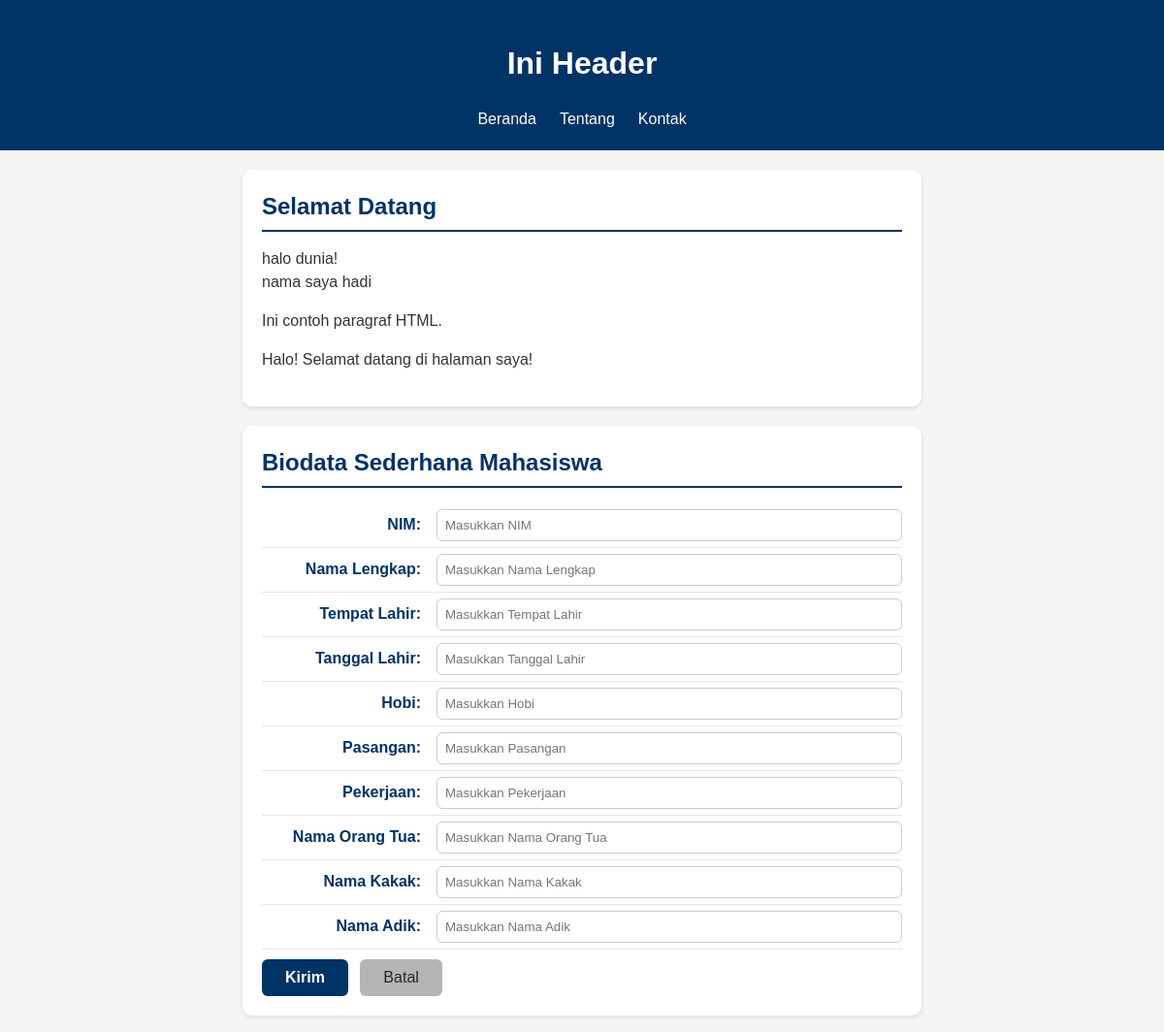
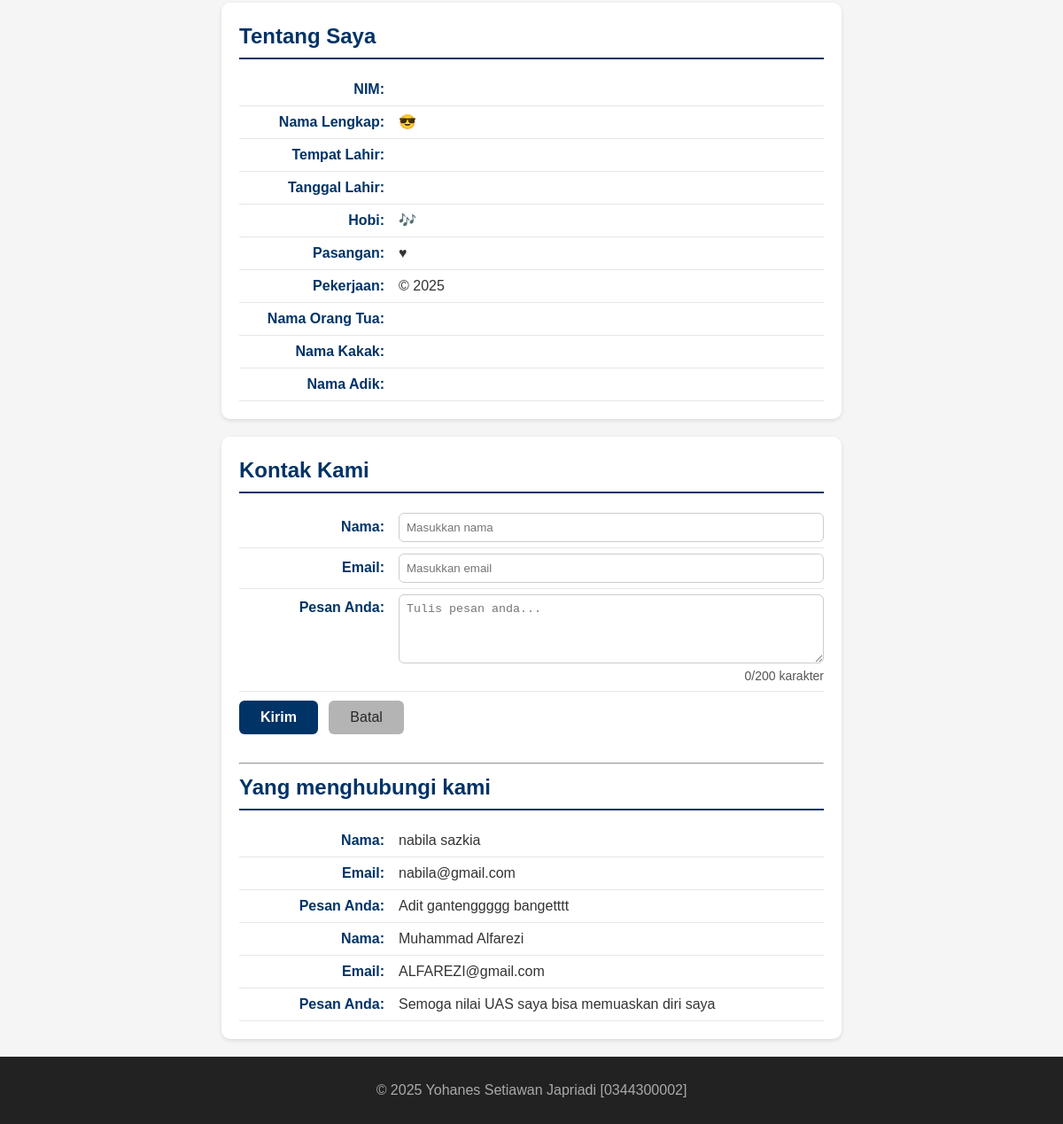
The page / on the database its author committed (2 pictures, top to bottom).
### tables this page shows
CREATE TABLE `tbl_tamu` (
  `cid` int(11) NOT NULL,
  `cnama` varchar(100) DEFAULT NULL,
  `cemail` varchar(100) DEFAULT NULL,
  `cpesan` text
);

### fungsi.php (the view, shortened to what this page needs)
<?php
function bersihkan($str)
{
  return htmlspecialchars(trim($str));
}
function tampilkanBiodata($conf, $arr)
{
  $html = "";
  foreach ($conf as $k => $v) {
    $label = $v["label"];
    $nilai = bersihkan($arr[$k] ?? '');
    $suffix = $v["suffix"];
    $html .= "<p><strong>{$label}</strong> {$nilai}{$suffix}</p>";
  }
  return $html;
}

### index.php (shortened to what this page needs)
<?php
require_once __DIR__ . '/fungsi.php';
?>
<!DOCTYPE html>
<html lang="en">
<head>
  <link rel="stylesheet" href="style.css">
</head>
<body>
  <header>
    <h1>Ini Header</h1>
    <nav>
      <ul>
        <li><a href="#home">Beranda</a></li>
        <li><a href="#about">Tentang</a></li>
        <li><a href="#contact">Kontak</a></li>
      </ul>
    </nav>
  </header>
  <main>
    <section id="home">
      <h2>Selamat Datang</h2>
      <?php
      echo "halo dunia!<br>";
      echo "nama saya hadi";
      ?>
      <p>Ini contoh paragraf HTML.</p>
    </section>
    <section id="biodata">
      <h2>Biodata Sederhana Mahasiswa</h2>
      <form action="proses.php" method="POST">
        <label for="txtNim"><span>NIM:</span>
          <input type="text" id="txtNim" name="txtNim" placeholder="Masukkan NIM" required>
        </label>
        <label for="txtNmLengkap"><span>Nama Lengkap:</span>
          <input type="text" id="txtNmLengkap" name="txtNmLengkap" placeholder="Masukkan Nama Lengkap" required>
        </label>
        <label for="txtT4Lhr"><span>Tempat Lahir:</span>
          <input type="text" id="txtT4Lhr" name="txtT4Lhr" placeholder="Masukkan Tempat Lahir" required>
        </label>
        <label for="txtTglLhr"><span>Tanggal Lahir:</span>
          <input type="text" id="txtTglLhr" name="txtTglLhr" placeholder="Masukkan Tanggal Lahir" required>
        </label>
        <label for="txtHobi"><span>Hobi:</span>
          <input type="text" id="txtHobi" name="txtHobi" placeholder="Masukkan Hobi" required>
        </label>
        <label for="txtPasangan"><span>Pasangan:</span>
          <input type="text" id="txtPasangan" name="txtPasangan" placeholder="Masukkan Pasangan" required>
        </label>
        <label for="txtKerja"><span>Pekerjaan:</span>
          <input type="text" id="txtKerja" name="txtKerja" placeholder="Masukkan Pekerjaan" required>
        </label>
        <label for="txtNmOrtu"><span>Nama Orang Tua:</span>
          <input type="text" id="txtNmOrtu" name="txtNmOrtu" placeholder="Masukkan Nama Orang Tua" required>
        </label>
        <label for="txtNmKakak"><span>Nama Kakak:</span>
          <input type="text" id="txtNmKakak" name="txtNmKakak" placeholder="Masukkan Nama Kakak" required>
        </label>
        <label for="txtNmAdik"><span>Nama Adik:</span>
          <input type="text" id="txtNmAdik" name="txtNmAdik" placeholder="Masukkan Nama Adik" required>
        </label>
        <button type="submit">Kirim</button>
        <button type="reset">Batal</button>
      </form>
    </section>
    <?php
    $biodata = $_SESSION["biodata"] ?? [];
    $fieldConfig = [
      "nim" => ["label" => "NIM:", "suffix" => ""],
      "nama" => ["label" => "Nama Lengkap:", "suffix" => " &#128526;"],
      "tempat" => ["label" => "Tempat Lahir:", "suffix" => ""],
      "tanggal" => ["label" => "Tanggal Lahir:", "suffix" => ""],
      "hobi" => ["label" => "Hobi:", "suffix" => " &#127926;"],
      "pasangan" => ["label" => "Pasangan:", "suffix" => " &hearts;"],
      "pekerjaan" => ["label" => "Pekerjaan:", "suffix" => " &copy; 2025"],
      "ortu" => ["label" => "Nama Orang Tua:", "suffix" => ""],
      "kakak" => ["label" => "Nama Kakak:", "suffix" => ""],
      "adik" => ["label" => "Nama Adik:", "suffix" => ""],
    ];
    ?>
    <section id="about">
      <h2>Tentang Saya</h2>
      <?= tampilkanBiodata($fieldConfig, $biodata) ?>
    </section>
    <section id="contact">
      <h2>Kontak Kami</h2>
      <form action="proses.php" method="POST">
        <label for="txtNama"><span>Nama:</span>
          <input type="text" id="txtNama" name="txtNama" placeholder="Masukkan nama" required autocomplete="name">
        </label>
        <label for="txtEmail"><span>Email:</span>
          <input type="email" id="txtEmail" name="txtEmail" placeholder="Masukkan email" required autocomplete="email">
        </label>
        <label for="txtPesan"><span>Pesan Anda:</span>
          <textarea id="txtPesan" name="txtPesan" rows="4" placeholder="Tulis pesan anda..." required></textarea>
          <small id="charCount">0/200 karakter</small>
        </label>
        <button type="submit">Kirim</button>
        <button type="reset">Batal</button>
      </form>
      <br>
      <hr>
      <h2>Yang menghubungi kami</h2>
      <?php include 'read_inc.php'; ?>
    </section>
  </main>
  <footer>
    <p>&copy; 2025 Yohanes Setiawan Japriadi [0344300002]</p>
  </footer>
</body>
</html>

### read_inc.php
<?php
require "koneksi.php";
$fieldContact = [
    "nama" => ["label" => "Nama:", "suffix" => ""],
    "email" => ["label" => "Email:", "suffix" => ""],
    "pesan" => ["label" => "Pesan Anda:", "suffix" => ""]
];
$sql = "SELECT * FROM tbl_tamu ORDER BY cid DESC";
$q = mysqli_query($conn, $sql);
if (!$q) {
    echo "<p>Gagal membaca data tamu: " . htmlspecialchars(mysqli_error($conn)) . "</p>";
} elseif (mysqli_num_rows($q) == 0) {
    echo "<p>Belum ada data tamu yang tersimpan.</p>";
} else {
    while ($row = mysqli_fetch_assoc($q)) {
        $arrContact = [
            "nama" => $row["cnama"] ?? "",
            "email" => $row["cemail"] ?? "",
            "pesan" => $row["cpesan"] ?? "",
        ];
        echo tampilkanBiodata($fieldContact, $arrContact);
    }
}
?>

### style.css (style rules this page uses)
* { box-sizing: border-box; }
body { margin: 0; font-family: Arial, sans-serif; background: #f5f5f5; color: #333; line-height: 1.5; }
header { background: #003366; color: #fff; padding: 20px; text-align: center; }
header ul { display: flex; justify-content: center; list-style: none; padding: 0; margin: 10px 0 0; }
header li a { color: #fff; text-decoration: none; padding: 6px 12px; }
#home, #about, #contact, #biodata { background-color: #ffffff; border-radius: 10px; padding: 20px; max-width: 700px; margin: 20px auto; box-shadow: 0 2px 5px rgba(0, 0, 0, 0.1); }
#home h2, #about h2, #contact h2, #biodata h2 { color: #003366; border-bottom: 2px solid #003366; padding-bottom: 6px; margin-top: 0; margin-bottom: 16px; }
#home p { text-align: justify; }
#about p, #contact p, #contact label, #biodata label { display: flex; justify-content: flex-start; align-items: baseline; margin: 0; padding: 6px 0; border-bottom: 1px solid #e6e6e6; }
#about strong, #contact strong, #contact label>span, #biodata label>span { min-width: 180px; color: #003366; font-weight: 600; text-align: right; padding-right: 16px; flex-shrink: 0; }
#contact input, #contact textarea, #biodata input { flex: 1; border: 1px solid #ccc; border-radius: 6px; padding: 8px; color: #000; font-weight: normal; margin: 0; box-sizing: border-box; }
#contact button, #biodata button { margin-top: 10px; display: inline-block; padding: 10px 24px; font-size: 16px; border-radius: 6px; cursor: pointer; border: none; transition: all 0.3s ease; margin-right: 8px; }
#contact button[type="submit"], #biodata button[type="submit"] { background-color: #003366; color: #fff; font-weight: 600; }
#contact button[type="reset"], #biodata button[type="reset"] { background-color: #b4b4b4; color: #272727; font-weight: 500; }
footer { background: #222; color: #aaa; text-align: center; padding: 10px; }

### rows shown on the page
tbl_tamu: label "Nama:", cnama "nabila sazkia", label "Email:", cemail "nabila@gmail.com", label "Pesan Anda:", cpesan "Adit gantenggggg bangetttt"
tbl_tamu: label "Nama:", cnama "Muhammad Alfarezi", label "Email:", cemail "ALFAREZI@gmail.com", label "Pesan Anda:", cpesan "Semoga nilai UAS saya bisa memuaskan diri saya"

### other values the page prints
$label "NIM:"
$label "Nama Lengkap:"
$suffix "😎"
$label "Tempat Lahir:"
$label "Tanggal Lahir:"
$label "Hobi:"
$suffix "🎶"
$label "Pasangan:"
$suffix "♥"
$label "Pekerjaan:"
$suffix "© 2025"
$label "Nama Orang Tua:"
$label "Nama Kakak:"
$label "Nama Adik:"
